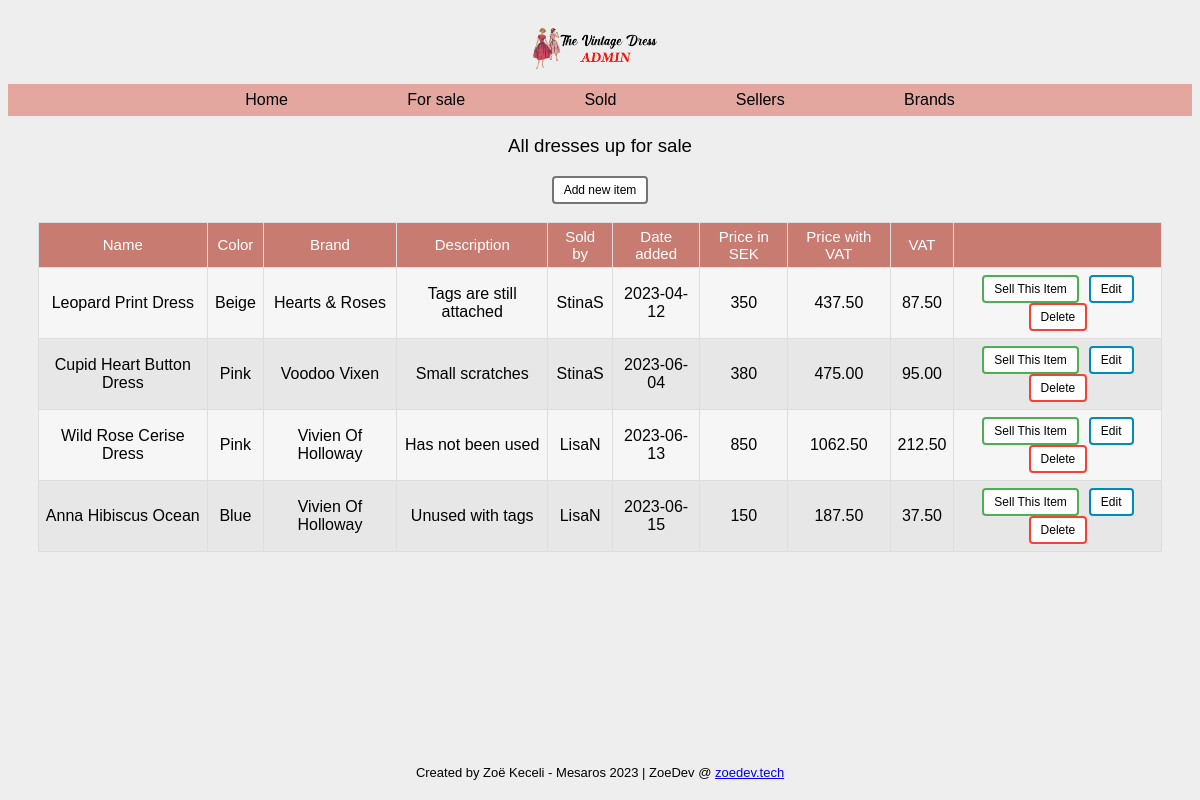
Before: /items.php with the older database file.
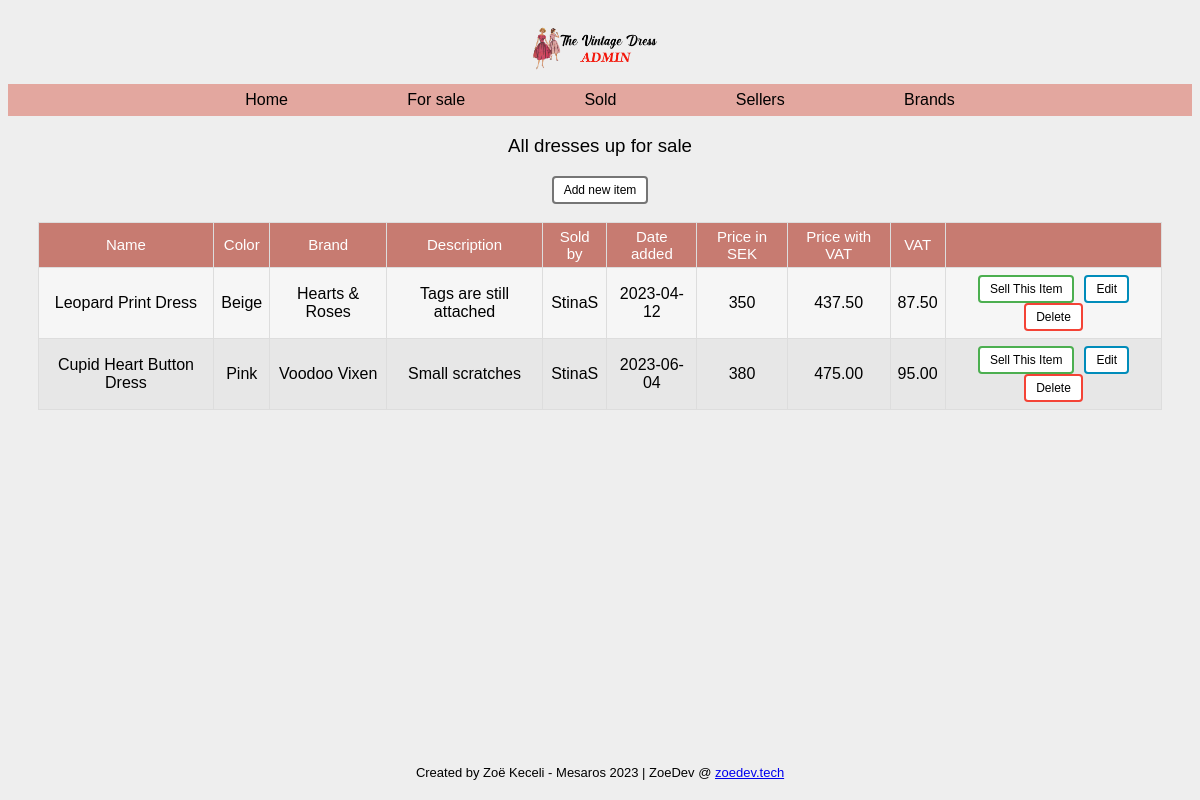
After: the same page with the newer database file.
### tables this page shows
CREATE TABLE `items` (
  `id` int(11) NOT NULL,
  `title` varchar(50) NOT NULL,
  `color` varchar(11) NOT NULL,
  `brandID` int(11) NOT NULL,
  `sellerID` int(11) NOT NULL,
  `item_desc` varchar(250) NOT NULL,
  `price` int(11) NOT NULL,
  `date_added` date DEFAULT NULL,
  `date_sold` date DEFAULT NULL
);

CREATE TABLE `brands` (
  `id` int(11) NOT NULL,
  `name` varchar(32) NOT NULL
);

CREATE TABLE `sellers` (
  `id` int(11) NOT NULL,
  `username` varchar(32) NOT NULL,
  `first_name` varchar(32) NOT NULL,
  `last_name` varchar(32) NOT NULL,
  `email` varchar(32) NOT NULL,
  `phone` varchar(15) NOT NULL
);

### items.php (called while the page is built)
<?php
require 'classes/view/item-view.php';
require 'classes/model/item-model.php';
$pdo = require 'partials/connect.php';
$itemModel = new ItemModel($pdo);
$itemView = new ItemView();
include 'partials/header.php';
include 'partials/nav.php';
$itemView->renderAllItemsWithSellersAndBrandsAsList($itemModel->getAllItemsWithSellersAndBrandsAndTax());
include 'partials/footer.php';

### classes/model/db.php (called while the page is built, shortened)
<?php
class DB
{
    public function __construct(PDO $pdo)
    {
        $this->pdo = $pdo;
    }
}

### classes/model/item-model.php (called while the page is built, shortened)
<?php
require_once 'db.php';
class ItemModel extends DB
{
    protected $table = "items";
    public function getAllItemsWithSellersAndBrandsAndTax()
    {
        $sql = "SELECT items.id, items.title, items.color, items.item_desc, items.date_added, items.price, sellers.username, brands.name, SUM(items.price *  1.25) AS TotalWithTax, SUM((items.price * 1.25) - (items.price)) AS TotTax from {$this->table} JOIN sellers ON sellers.id = items.sellerID JOIN brands ON brands.id = items.brandID WHERE date_sold IS NULL GROUP BY items.id ORDER BY date_added";
        $statement = $this->pdo->prepare($sql);
        $statement->execute();
        return $statement->fetchAll(PDO::FETCH_ASSOC);
    }
}

### classes/view/item-view.php (the view, shortened to what this page needs)
<?php
class ItemView
{
    public function renderAllItemsWithSellersAndBrandsAsList(array $items): void
    {
        echo "<h3 class='pageTitle'>All dresses up for sale</h3>";
        echo "<button class='addButton'><a href='item-new.php'>Add new item</a></button>";
        echo "<br><br>";
        echo "<table class='center'>";
        echo "<th>Name</th>";
        echo "<th>Color</th>";
        echo "<th>Brand</th>";
        echo "<th>Description</th>";
        echo "<th>Sold by</th>";
        echo "<th>Date added</th>";
        echo "<th>Price in SEK</th>";
        echo "<th>Price with VAT</th>";
        echo "<th>VAT</th>";
        echo "<th></th>";
        foreach ($items as $item) {
            echo "<tr>";
            echo "<td class='centerData'>{$item['title']}</td>";
            echo "<td>{$item['color']}</td>";
            echo "<td>{$item['name']}</td>";
            echo "<td>{$item['item_desc']}</td>";
            echo "<td>{$item['username']}</td>";
            echo "<td>{$item['date_added']}</td>";
            echo "<td>{$item['price']}</td>";
            echo "<td>{$item['TotalWithTax']}</td>";
            echo "<td>{$item['TotTax']}</td>";
            echo "<td class='centerData'><button class='btnGreen'><a href='item-sell.php?id={$item['id']}'>Sell This Item</a></button>";
            echo "<button class='btnEdit'><a href='item-edit.php?id={$item['id']}'>Edit</a></button>";
            echo "<button class='btnDel'><a href='item-delete.php?id={$item['id']}'>Delete</a></button></td>";
            echo "</tr>";
        }
        echo "</table>";
    }
}
?>

Changed rows visible on the page:
no longer on this page (row edited): items: title "Wild Rose Cerise Dress", color "Pink", brandID.name "Vivien Of Holloway", item_desc "Has not been used", sellerID.username "LisaN", date_added "2023-06-13", price "850", TotalWithTax "1062.50", TotTax "212.50"
removed items: title "Anna Hibiscus Ocean", color "Blue", brandID.name "Vivien Of Holloway", item_desc "Unused with tags", sellerID.username "LisaN", date_added "2023-06-15", price "150", TotalWithTax "187.50", TotTax "37.50"
